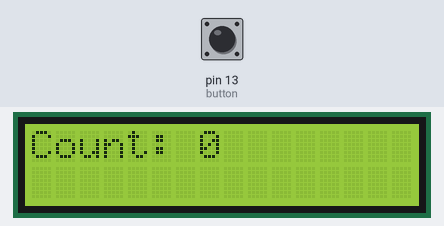
Recording of a sketch running on a simulated Arduino Uno, built with avr-gcc and run on an emulated ATmega328P. Parts: 16×2 character LCD. The test bench sets the inputs (shaded band); at power-on: pin 13 (button) HIGH. What the sketch prints to the serial monitor is not drawn.

Above: at 1.2 s.
1.3 s: pin 13 (button) pulled LOW for 0.15 s
At 1.9 s:
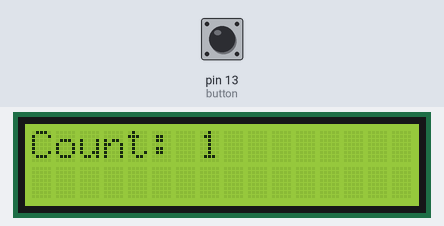
2.9 s: pin 13 (button) pulled LOW for 1 s
At 4.2 s:
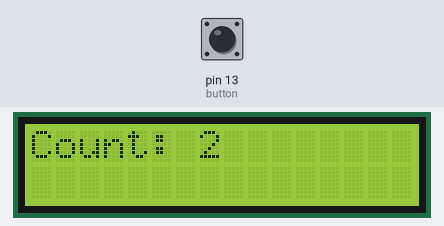
5.4 s: pin 13 (button) pulled LOW for 0.15 s
At 6.2 s:
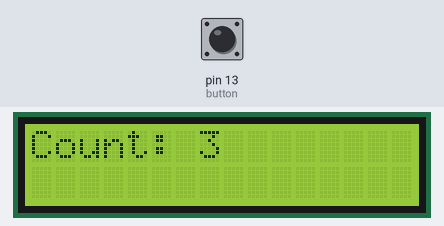
7.0 s: pin 13 (button) pulled LOW for 1 s
At 7.4 s:
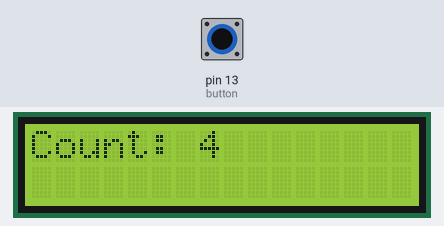
Timing chart, 0 to 10.0 s (numbered marks = the images above; inputs shaded):
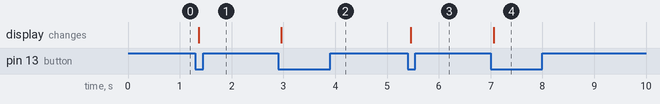

The sketch:

pushbuttoncounter.ino
```cpp
#include <LiquidCrystal_I2C.h>
#include <ezButton.h>

// Initialize I2C LCD: address 0x27, 16 columns x 2 rows
LiquidCrystal_I2C lcd(0x27, 16, 2);

// Create ezButton on pin 13
ezButton button(13);

// Variable to hold previous count
unsigned long lastCount = 0;

void setup() {
  Serial.begin(9600);

  // Initialize LCD
  lcd.init();
  lcd.backlight();
  lcd.setCursor(0, 0);
  lcd.print("Count: 0");

  // Set button with internal pull-up
  pinMode(13, INPUT_PULLUP);

  // Set debounce time and count mode
  button.setDebounceTime(50); // 50ms debounce
  button.setCountMode(COUNT_FALLING); // Count on press (HIGH → LOW)
}

void loop() {
  // Update button status
  button.loop();

  // Get the updated press count
  unsigned long count = button.getCount();

  // Update LCD and Serial Monitor if count has changed
  if (lastCount != count) {
    Serial.print("Button Pressed: ");
    Serial.println(count);

    lcd.clear();
    lcd.setCursor(0, 0);
    lcd.print("Count: ");
    lcd.print(count);

    lastCount = count; // Save latest count
  }
}
```

Measured:
- after the input at 1.3 s, the display: changes after 0.06 s (image 1)
- after the input at 2.9 s, the display: changes after 0.06 s (image 2)
- after the input at 5.4 s, the display: changes after 0.06 s (image 3)
- after the input at 7.0 s, the display: changes after 0.06 s (image 4)
